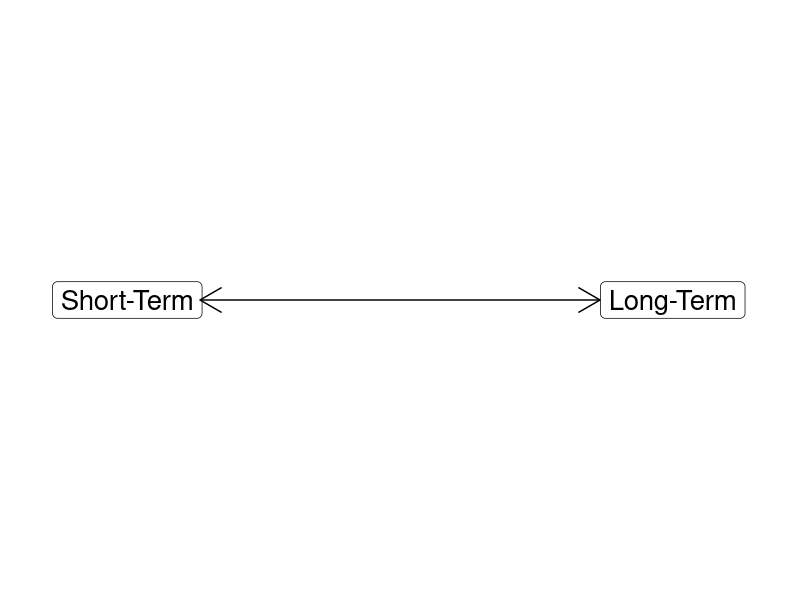
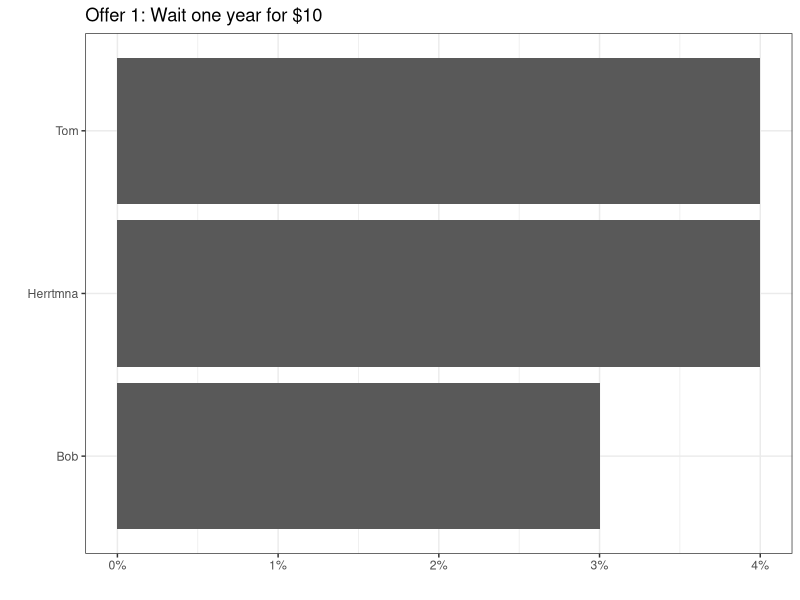
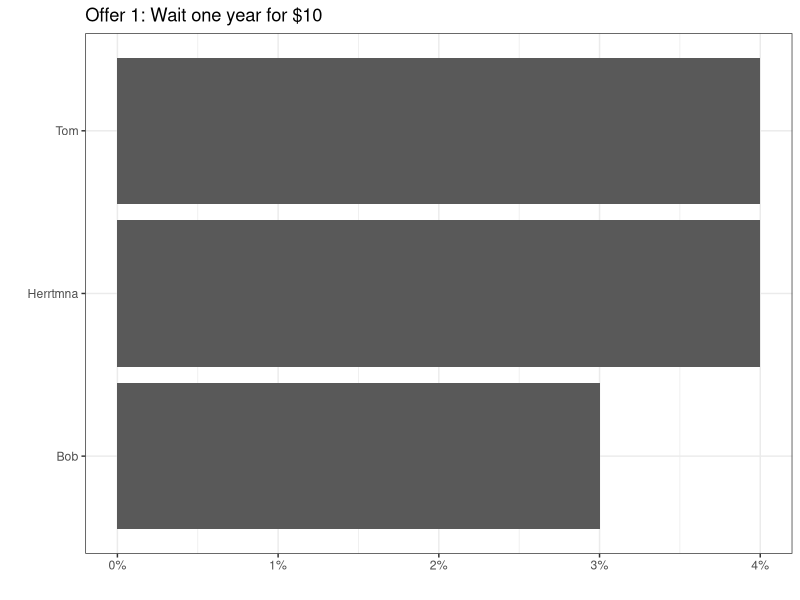
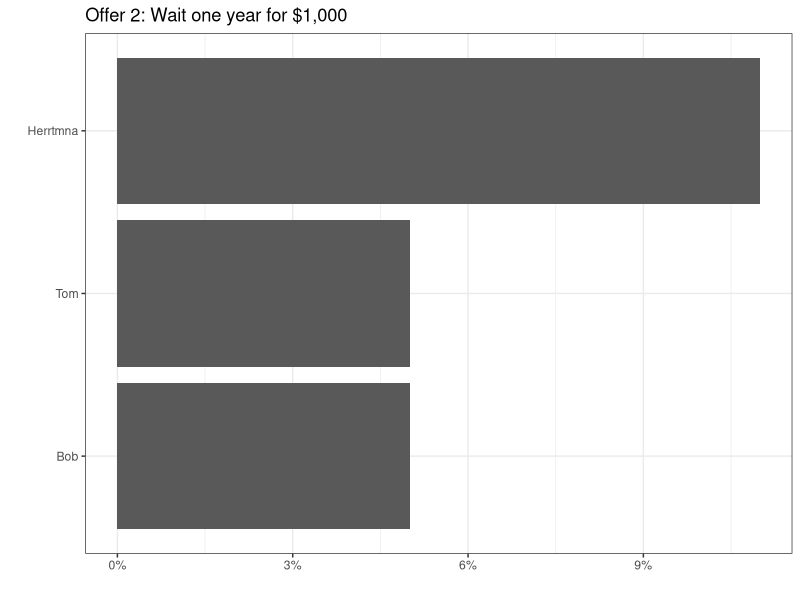
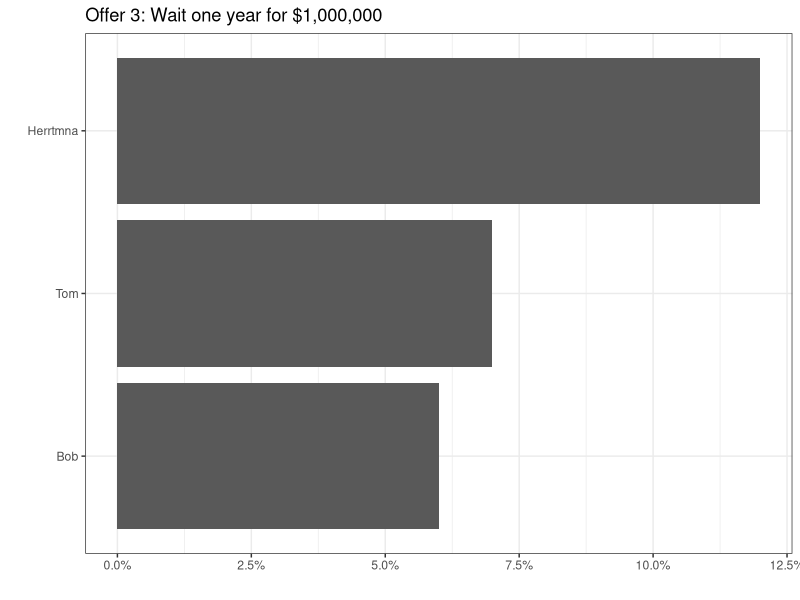
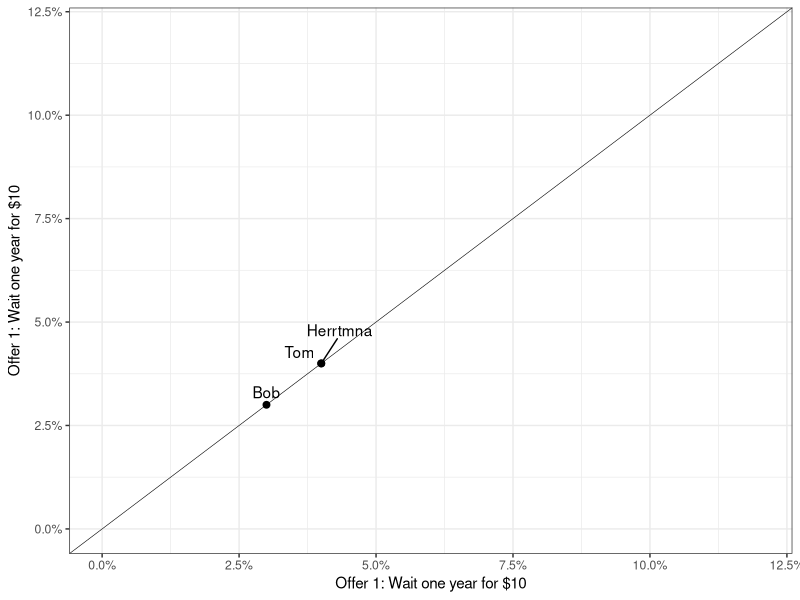
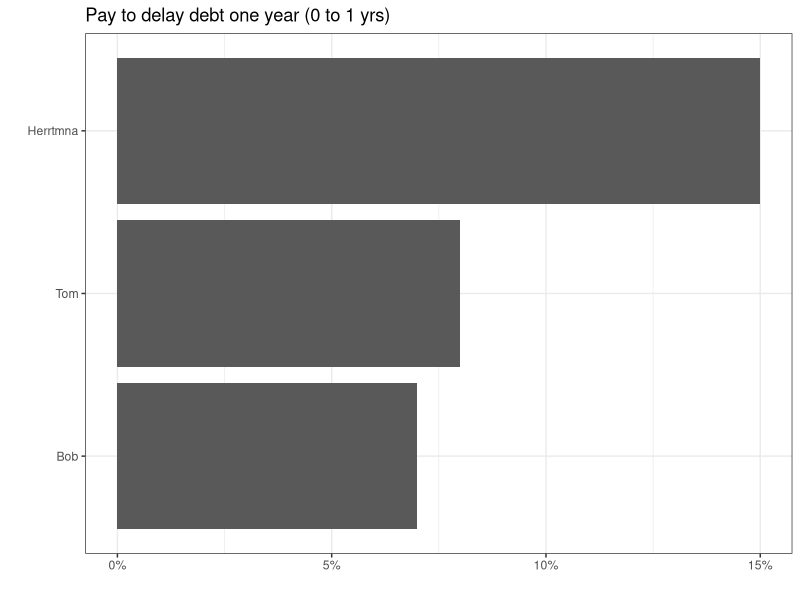
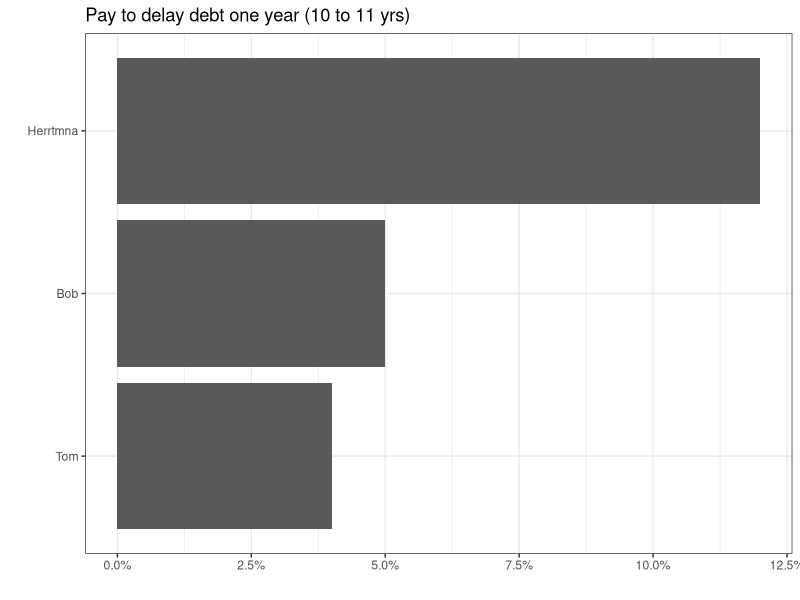

These charts were generated, in order, by the following R code:
## ---- chunk 1
library(tidyverse)
library(kableExtra)
library(readxl)
library(gganimate)
## ---- chunk 2
## Manual Dimension
d1 <- tibble(
  x = c(-3, 3),
  y = c(1, 1),
  labels = c("Short-Term", "Long-Term")
)

ggplot(data = d1, aes(x = x, y = y)) +
  geom_point(size = 0, color = "white") +
  theme_void() +
  coord_cartesian(xlim = c(-4, 4)) +
  geom_label(aes(label = labels), size = 7) +
  annotate("segment", x = -2.2, xend = 2.2, y = 1, yend = 1, arrow = arrow(ends = "both"))
## ---- chunk 3
# Import the Data (Fake data SP23)
d <- read_csv("CLASS_DATA-Estimating your Discount Rate (Spring 2025).csv") |>
  select(name = `Name?`,
         benefit1 = `Benefit 1 ($10): What is the smallest amount of interest I would have to pay you to get you to wait one year for the money? (%)`,
         benefit2 = `Benefit 2 ($1,000): What is the smallest amount of interest I would have to pay you to get you to wait one year for the money? (%)`,
         benefit3 = `Benefit 3 ($1 million): What is the smallest amount of interest I would have to pay you to get you to wait one year for the money? (%)`,
         cost1 = `Cost 1 ($1,000 due today): What is the maximum amount of interest YOU would be willing to pay to delay this bill by one year? (%)`,
         cost2 = `Cost 2 ($1,000 due in ten years): What is the maximum amount of interest YOU would be willing to pay to delay this bill by one year? (%)`,
         cost3 = `Cost 3 ($1,000 due in 50 years): What is the maximum amount of interest YOU would be willing to pay to delay this bill by one year? (%)`)

# Convert % to interest in dollars
d2 <- d |>
  mutate(
    benefit1_usd = (benefit1/100) * 10,
    benefit2_usd = (benefit2/100) * 1000,
    benefit3_usd = (benefit3/100) * 1000000,
    cost1_usd = (cost1/100) * 1000,
    cost2_usd = (cost2/100) * 1000,
    cost3_usd = (cost3/100) * 1000
  )
  
## ---- chunk 4
# Outputs
# bars of choice 1
d |>
  ggplot(aes(x = benefit1, y = reorder(name, benefit1))) +
  geom_col() +
  labs(x = "", y = "",
       title = "Offer 1: Wait one year for $10") +
  theme_bw() +
  scale_x_continuous(labels = scales::percent_format(scale = 1))
## ---- chunk 5
d |>
  ggplot(aes(x = benefit1, y = reorder(name, benefit1))) +
  geom_col() +
  labs(x = "", y = "",
       title = "Offer 1: Wait one year for $10") +
  theme_bw() +
  scale_x_continuous(labels = scales::percent_format(scale = 1))
## ---- chunk 6
d |>
  ggplot(aes(x = benefit2, y = reorder(name, benefit2))) +
  geom_col() +
  labs(x = "", y = "",
       title = "Offer 2: Wait one year for $1,000") +
  theme_bw() +
  scale_x_continuous(labels = scales::percent_format(scale = 1))
## ---- chunk 7
d |>
  ggplot(aes(x = benefit3, y = reorder(name, benefit3))) +
  geom_col() +
  labs(x = "", y = "",
       title = "Offer 3: Wait one year for $1,000,000") +
  theme_bw() +
  scale_x_continuous(labels = scales::percent_format(scale = 1))
## ---- chunk 8
max1 <- max(d$benefit1, d$benefit2, d$benefit3)

d |>
  ggplot(aes(x = benefit1, y = benefit1)) +
  ggrepel::geom_text_repel(aes(label = name), nudge_y = .2) +
  geom_point(size = 2) +
  theme_bw() +
  scale_x_continuous(labels = scales::percent_format(scale = 1), limits = c(0, max1)) +
  scale_y_continuous(labels = scales::percent_format(scale = 1), limits = c(0, max1)) +
  labs(x = "Offer 1: Wait one year for $10", y = "Offer 1: Wait one year for $10") +
  geom_abline(intercept = 0, slope = 1, linewidth = .2)
## ---- chunk 9
# Offer 1 x offer 2 x offer 3
d |>
  mutate(
    extra_benefit1 = benefit1
  ) |>
  pivot_longer(cols = benefit1:benefit3, names_to = "Scenario", values_to = "Values") |>
  mutate(
    Scenario = case_when(
      Scenario == "benefit1" ~ "Offer 1: Wait for $10",
      Scenario == "benefit2" ~ "Offer 2: Wait for $1,000",
      Scenario == "benefit3" ~ "Offer 3: Wait for $1,000,000"
    )
  ) |>
  ggplot(aes(x = extra_benefit1, y = Values)) +
  geom_text(aes(label = name)) +
  #ggrepel::geom_text_repel(aes(label = name)) +
  geom_point(color = "white", size = 0) +
  theme_bw() +
  scale_x_continuous(labels = scales::percent_format(scale = 1), limits = c(0, max1)) +
  scale_y_continuous(labels = scales::percent_format(scale = 1), limits = c(0, max1)) +
  geom_abline(intercept = 0, slope = 1, linewidth = .2) +
  transition_states(Scenario) +
  #shadow_mark(color = "grey") +
  labs(x = "Offer 1: Wait one year for $10", y = "{closest_state}")
## ---- chunk 10
# bars of cost1
d |>
  ggplot(aes(x = cost1, y = reorder(name, cost1))) +
  geom_col() +
  labs(x = "", y = "",
       title = "Pay to delay debt one year (0 to 1 yrs)") +
  theme_bw() +
  scale_x_continuous(labels = scales::percent_format(scale = 1))
## ---- chunk 11
# bars of cost1
d |>
  ggplot(aes(x = cost2, y = reorder(name, cost2))) +
  geom_col() +
  labs(x = "", y = "",
       title = "Pay to delay debt one year (10 to 11 yrs)") +
  theme_bw() +
  scale_x_continuous(labels = scales::percent_format(scale = 1))
## ---- chunk 12
# bars of choice 3
d |>
  ggplot(aes(x = cost3, y = reorder(name, cost3))) +
  geom_col() +
  labs(x = "", y = "",
       title = "Pay to delay debt one year (50 to 51 yrs)") +
  theme_bw() +
  scale_x_continuous(labels = scales::percent_format(scale = 1))
## ---- chunk 13
# Offer 1 x offer 2 x offer 3
max2 <- max(d$cost1, d$cost2, d$cost3)

d |>
  mutate(
    extra_cost1 = cost1
  ) |>
  pivot_longer(cols = cost1:cost3, names_to = "Scenario", values_to = "Values") |>
  mutate(
    Scenario = case_when(
      Scenario == "cost1" ~ "Debt 1: Delay 0 to 1 years",
      Scenario == "cost2" ~ "Debt 2: Delay 10 to 11 years",
      Scenario == "cost3" ~ "Debt 3: Delay 50 to 51 years"
    )
  ) |>
  ggplot(aes(x = extra_cost1, y = Values)) +
  geom_text(aes(label = name)) +
  #ggrepel::geom_text_repel(aes(label = name)) +
  geom_point(color = "white", size = 0) +
  theme_bw() +
  scale_x_continuous(labels = scales::percent_format(scale = 1), limits = c(0, max2)) +
  scale_y_continuous(labels = scales::percent_format(scale = 1), limits = c(0, max2)) +
  geom_abline(intercept = 0, slope = 1, linewidth = .2) +
  transition_states(Scenario) +
  #shadow_mark(color = "grey") +
  labs(x = "Debt 1: Delay 1 to 2 years", y = "{closest_state}")
